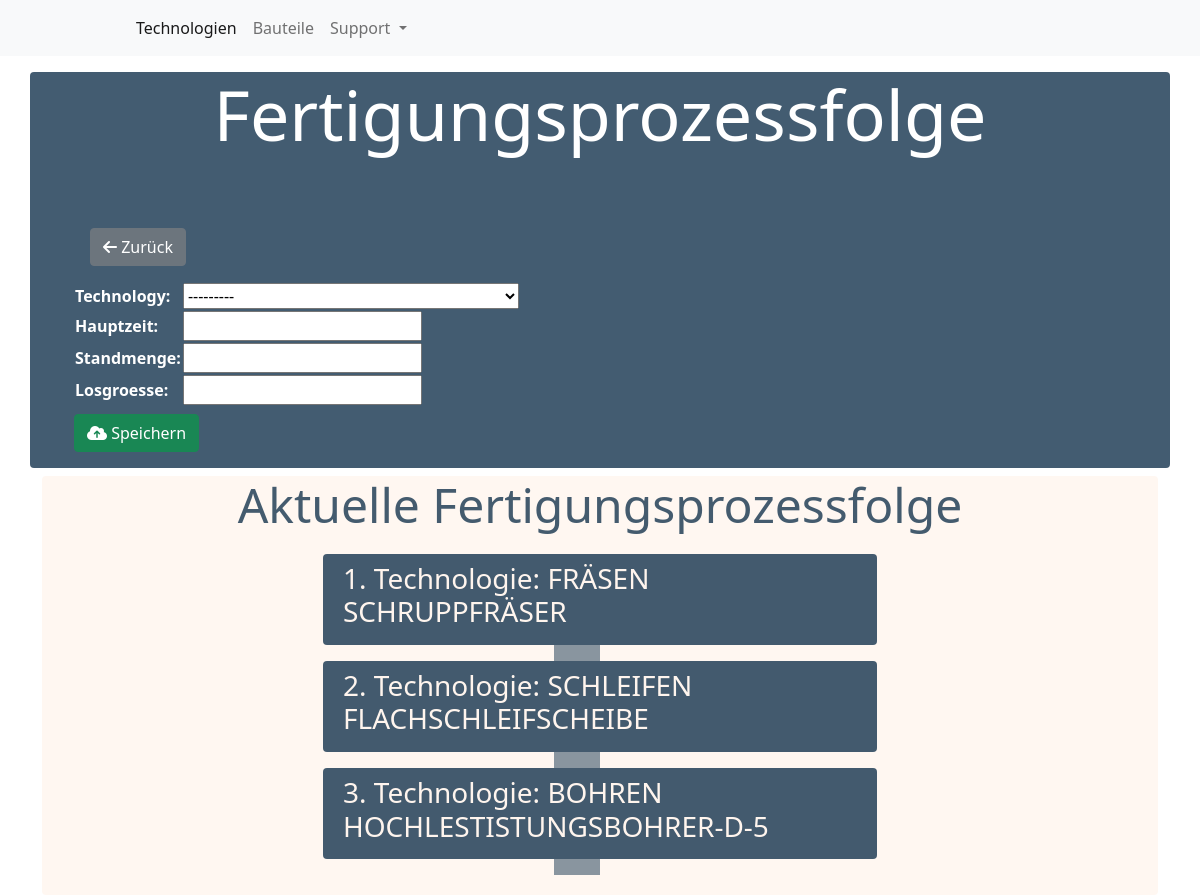
Page /reference/14/update_technology on the committed database.
### main/models.py (models this page shows, shortened)
class Tool(models.Model):
    name = CharField(max_length=255)
    technology = ForeignKey(Technology, on_delete=models.CASCADE)
    verteilzeit = FloatField()
    ruestzeit = FloatField()
    erholungszeit = FloatField()
    werkzeugwechselzeit = FloatField()
    werkstueckwechselzeit = FloatField()
    betriebsstoffkosten = FloatField()
    werkzeugpreis = FloatField()
    def __str__(self):
        return f"{self.technology.name.upper()} {self.name.upper()}"

class FctMembership(models.Model):
    reference = ForeignKey(ReferenceSystem, on_delete=models.CASCADE)
    tool = ForeignKey(Tool, on_delete=models.CASCADE)
    position = PositiveIntegerField(default=1)
    input_volume = FloatField(null=True)
    output_volume = FloatField(null=True)
    difference_volume = FloatField(null=True)
    hauptzeit = FloatField()
    standmenge = FloatField()
    losgroesse = FloatField()

class Technology(models.Model):
    name = models.CharField(max_length=255)
    restfertigungsgemeinkosten = FloatField()
    anschaffungswert = FloatField()
    verkaufserlös = FloatField()
    abschreibungsdauer = FloatField()
    platzbedarf = FloatField()
    mittlere_leistung = FloatField()
    instandhaltungsfaktor = FloatField()
    quadratmeterpreis = FloatField()
    strompreis = FloatField()
    zinsatz = FloatField()
    stundenlohn = FloatField()
    fertigungsmittelanzahl = FloatField()
    bediehnverhaeltnis = FloatField()

### main/views.py (the view, shortened to what this page needs)
class ReferenceModelTechnologyUpdate(FormView):
    form_class = AddTechnologyToReferenceSystemForm
    template_name = 'main/reference/add_technology_form.html'
    def get_context_data(self, **kwargs: Any) -> Dict[str, Any]:
        context = super().get_context_data(**kwargs)
        context['membership'] = FctMembership.objects.filter(
            reference_id=self.kwargs.get('pk'))
        return context

### main/forms.py
class AddTechnologyToReferenceSystemForm(forms.Form):
    technology = forms.ModelChoiceField(queryset=Tool.objects.all())
    hauptzeit = FloatField()
    standmenge = FloatField()
    losgroesse = FloatField()

### main/templates/main/reference/add_technology_form.html (shortened to what this page needs)
{% extends "base.html" %}{% load static %}
{% block content %}
<div class="container mt-3">
  <div class="row">
    <div class="header mb-2">
      <h2 class='display-4 text-center pb-5' style='font-size:70px;'>
        Fertigungsprozessfolge
      </h2>
      <ul>
        <a class="w-20 btn btn-secondary m-3" href="#"><i class="fas fa-arrow-left"></i>
          Zurück</a>
        <form method="post">
          <table>
            {{ form.as_table }}
          </table>
          <button class="w-20 btn btn-success mt-2" type="submit"><i class="fas fa-cloud-upload-alt"></i>
            Speichern</button>
        </form>
      </ul>
    </div>
  </div>
  <div class="container" style="background-color:rgb(255, 245, 238, 0.8) ;border-radius: 4px;
  color: rgba(21, 52, 78, 0.8);">
    <div class="row">
      <div class="col">
        <p class="display-5 text-center">
          Aktuelle Fertigungsprozessfolge
        </p>
      </div>
    </div>
    <div class="row p-1">
      <div class="col">
      </div>
      <div class="col-6">
        {% for member in membership %}
        <div class="row p-2" style="background-color: rgba(21, 52, 78, 0.8);border-radius: 4px;">
          <div class="col">
            <h3 style="color: seashell;">
              {{member.position}}. Technologie: {{member.tool}}
            </h3>
          </div>
        </div>
        <div class="row">
          <div class="col-md-1 offset-md-5" style="background-color: rgba(21, 52, 78, 0.5);">
          </div>
        </div>
        {% endfor %}
      </div>
      <div class="col">
      </div>
    </div>
    <div class="row" style="background-color: rgb(255, 245, 238, 0);">
    </div>
  </div>
</div>
{% endblock %}

### main/static/main/main.css (style rules this page uses)
.header { background-color: rgba(21, 52, 78, 0.8); border-radius: 4px; color: rgb(255, 255, 255); }

### main/templates/base.html (style rules this page uses)
body { background: url("/static/main/Bild0.png") no-repeat center center fixed; -webkit-background-size: cover; -moz-background-size: cover; -o-background-size: cover; background-size: cover; min-height: 100%; }

### rows in the picture
Tool: technology "---------"
FctMembership: position "1", tool "FRÄSEN SCHRUPPFRÄSER"
FctMembership: position "2", tool "SCHLEIFEN FLACHSCHLEIFSCHEIBE"
FctMembership: position "3", tool "BOHREN HOCHLESTISTUNGSBOHRER-D-5"
